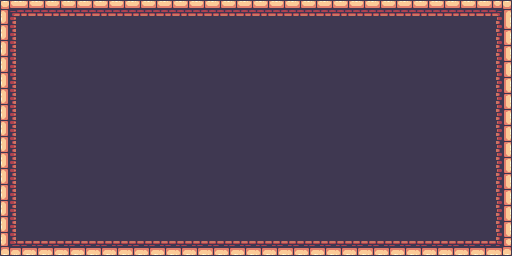

Tiled map render using the project's own tile images. Description and the whole map definition, tile-layer contents included, below:
An orthogonal 32x16 tile map with 16x16 px tiles, 3 tile layers (fundo , parede, chao) and 4 objects.

<map version="1.8" tiledversion="1.8.2" orientation="orthogonal" renderorder="right-down" width="32" height="16" tilewidth="16" tileheight="16" infinite="0" nextlayerid="12" nextobjectid="29">
 <tileset firstgid="1" source="TileWord1.tsx" />
 <layer id="7" name="fundo " width="32" height="16">
  <data encoding="csv">
196,196,196,196,196,196,196,196,196,196,196,196,196,196,196,196,196,196,196,196,196,196,196,196,196,196,196,196,196,196,196,196,
196,196,196,196,196,196,196,196,196,196,196,196,196,196,196,196,196,196,196,196,196,196,196,196,196,196,196,196,196,196,196,196,
196,196,196,196,196,196,196,196,196,196,196,196,196,196,196,196,196,196,196,196,196,196,196,196,196,196,196,196,196,196,196,196,
196,196,196,196,196,196,196,196,196,196,196,196,196,196,196,196,196,196,196,196,196,196,196,196,196,196,196,196,196,196,196,196,
196,196,196,196,196,196,196,196,196,196,196,196,196,196,196,196,196,196,196,196,196,196,196,196,196,196,196,196,196,196,196,196,
196,196,196,196,196,196,196,196,196,196,196,196,196,196,196,196,196,196,196,196,196,196,196,196,196,196,196,196,196,196,196,196,
196,196,196,196,196,196,196,196,196,196,196,196,196,196,196,196,196,196,196,196,196,196,196,196,196,196,196,196,196,196,196,196,
196,196,196,196,196,196,196,196,196,196,196,196,196,196,196,196,196,196,196,196,196,196,196,196,196,196,196,196,196,196,196,196,
196,196,196,196,196,196,196,196,196,196,196,196,196,196,196,196,196,196,196,196,196,196,196,196,196,196,196,196,196,196,196,196,
196,196,196,196,196,196,196,196,196,196,196,196,196,196,196,196,196,196,196,196,196,196,196,196,196,196,196,196,196,196,196,196,
196,196,196,196,196,196,196,196,196,196,196,196,196,196,196,196,196,196,196,196,196,196,196,196,196,196,196,196,196,196,196,196,
196,196,196,196,196,196,196,196,196,196,196,196,196,196,196,196,196,196,196,196,196,196,196,196,196,196,196,196,196,196,196,196,
196,196,196,196,196,196,196,196,196,196,196,196,196,196,196,196,196,196,196,196,196,196,196,196,196,196,196,196,196,196,196,196,
196,196,196,196,196,196,196,196,196,196,196,196,196,196,196,196,196,196,196,196,196,196,196,196,196,196,196,196,196,196,196,196,
196,196,196,196,196,196,196,196,196,196,196,196,196,196,196,196,196,196,196,196,196,196,196,196,196,196,196,196,196,196,196,196,
196,196,196,196,196,196,196,196,196,196,196,196,196,196,196,196,196,196,196,196,196,196,196,196,196,196,196,196,196,196,196,196
</data>
 </layer>
 <layer id="9" name="parede" width="32" height="16">
  <data encoding="csv">
79,80,80,80,80,80,80,80,80,80,80,80,80,80,80,80,80,80,80,80,80,80,80,80,80,80,80,80,80,80,80,84,
231,0,0,0,0,0,0,0,0,0,0,0,0,0,0,0,0,0,0,0,0,0,0,0,0,0,0,0,0,0,0,160,
231,0,0,0,0,0,0,0,0,0,0,0,0,0,0,0,0,0,0,0,0,0,0,0,0,0,0,0,0,0,0,160,
231,0,0,0,0,0,0,0,0,0,0,0,0,0,0,0,0,0,0,0,0,0,0,0,0,0,0,0,0,0,0,160,
231,0,0,0,0,0,0,0,0,0,0,0,0,0,0,0,0,0,0,0,0,0,0,0,0,0,0,0,0,0,0,160,
231,0,0,0,0,0,0,0,0,0,0,0,0,0,0,0,0,0,0,0,0,0,0,0,0,0,0,0,0,0,0,160,
231,0,0,0,0,0,0,0,0,0,0,0,0,0,0,0,0,0,0,0,0,0,0,0,0,0,0,0,0,0,0,160,
231,0,0,0,0,0,0,0,0,0,0,0,0,0,0,0,0,0,0,0,0,0,0,0,0,0,0,0,0,0,0,160,
231,0,0,0,0,0,0,0,0,0,0,0,0,0,0,0,0,0,0,0,0,0,0,0,0,0,0,0,0,0,0,160,
231,0,0,0,0,0,0,0,0,0,0,0,0,0,0,0,0,0,0,0,0,0,0,0,0,0,0,0,0,0,0,160,
231,0,0,0,0,0,0,0,0,0,0,0,0,0,0,0,0,0,0,0,0,0,0,0,0,0,0,0,0,0,0,160,
231,0,0,0,0,0,0,0,0,0,0,0,0,0,0,0,0,0,0,0,0,0,0,0,0,0,0,0,0,0,0,160,
231,0,0,0,0,0,0,0,0,0,0,0,0,0,0,0,0,0,0,0,0,0,0,0,0,0,0,0,0,0,0,160,
231,0,0,0,0,0,0,0,0,0,0,0,0,0,0,0,0,0,0,0,0,0,0,0,0,0,0,0,0,0,0,160,
231,0,0,0,0,0,0,0,0,0,0,0,0,0,0,0,0,0,0,0,0,0,0,0,0,0,0,0,0,0,0,160,
269,0,0,0,0,0,0,0,0,0,0,0,0,0,0,0,0,0,0,0,0,0,0,0,0,0,0,0,0,0,0,274
</data>
 </layer>
 <objectgroup id="10" name="Collider ">
  <object id="25" x="-0.375" y="-0.25" width="512.739" height="16.4318" />
  <object id="26" x="496" y="15" width="16.5" height="240.5" />
  <object id="27" x="-0.375" y="240.25" width="496.5" height="15.625" />
  <object id="28" x="-0.125" y="16.375" width="15.875" height="223.75" />
 </objectgroup>
 <layer id="11" name="chao" width="32" height="16">
  <data encoding="csv">
0,0,0,0,0,0,0,0,0,0,0,0,0,0,0,0,0,0,0,0,0,0,0,0,0,0,0,0,0,0,0,0,
0,0,0,0,0,0,0,0,0,0,0,0,0,0,0,0,0,0,0,0,0,0,0,0,0,0,0,0,0,0,0,0,
0,0,0,0,0,0,0,0,0,0,0,0,0,0,0,0,0,0,0,0,0,0,0,0,0,0,0,0,0,0,0,0,
0,0,0,0,0,0,0,0,0,0,0,0,0,0,0,0,0,0,0,0,0,0,0,0,0,0,0,0,0,0,0,0,
0,0,0,0,0,0,0,0,0,0,0,0,0,0,0,0,0,0,0,0,0,0,0,0,0,0,0,0,0,0,0,0,
0,0,0,0,0,0,0,0,0,0,0,0,0,0,0,0,0,0,0,0,0,0,0,0,0,0,0,0,0,0,0,0,
0,0,0,0,0,0,0,0,0,0,0,0,0,0,0,0,0,0,0,0,0,0,0,0,0,0,0,0,0,0,0,0,
0,0,0,0,0,0,0,0,0,0,0,0,0,0,0,0,0,0,0,0,0,0,0,0,0,0,0,0,0,0,0,0,
0,0,0,0,0,0,0,0,0,0,0,0,0,0,0,0,0,0,0,0,0,0,0,0,0,0,0,0,0,0,0,0,
0,0,0,0,0,0,0,0,0,0,0,0,0,0,0,0,0,0,0,0,0,0,0,0,0,0,0,0,0,0,0,0,
0,0,0,0,0,0,0,0,0,0,0,0,0,0,0,0,0,0,0,0,0,0,0,0,0,0,0,0,0,0,0,0,
0,0,0,0,0,0,0,0,0,0,0,0,0,0,0,0,0,0,0,0,0,0,0,0,0,0,0,0,0,0,0,0,
0,0,0,0,0,0,0,0,0,0,0,0,0,0,0,0,0,0,0,0,0,0,0,0,0,0,0,0,0,0,0,0,
0,0,0,0,0,0,0,0,0,0,0,0,0,0,0,0,0,0,0,0,0,0,0,0,0,0,0,0,0,0,0,0,
0,0,0,0,0,0,0,0,0,0,0,0,0,0,0,0,0,0,0,0,0,0,0,0,0,0,0,0,0,0,0,0,
0,271,271,271,271,271,271,271,271,271,271,271,271,271,271,271,271,271,271,271,271,271,271,271,271,271,271,271,271,271,271,0
</data>
 </layer>
</map>
